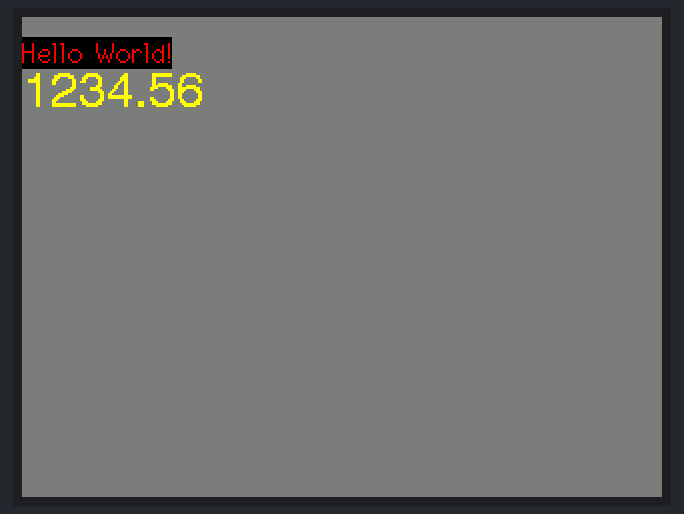
Bench run of a sketch on a simulated ESP32. Parts: 320×240 colour display.

Above: at 0.3 s.

The sketch:

LCD01.ino
```cpp
#include <SPI.h>
#include <TFT_eSPI.h>

 TFT_eSPI tft = TFT_eSPI();

void setup() {
  // put your setup code here, to run once:
    tft.begin();
    tft.setRotation(3);

    tft.fillScreen(TFT_DARKGREY);

    tft.setCursor(0, 10);
    tft.setTextFont(2);
    tft.setTextColor(TFT_RED, TFT_BLACK);
    tft.setTextSize(1);
    tft.println("Hello World!");

    tft.setTextFont(4);
    tft.setTextColor(TFT_YELLOW);
    tft.println(1234.56);

}

void loop() {
  // put your main code here, to run repeatedly:

}
```
